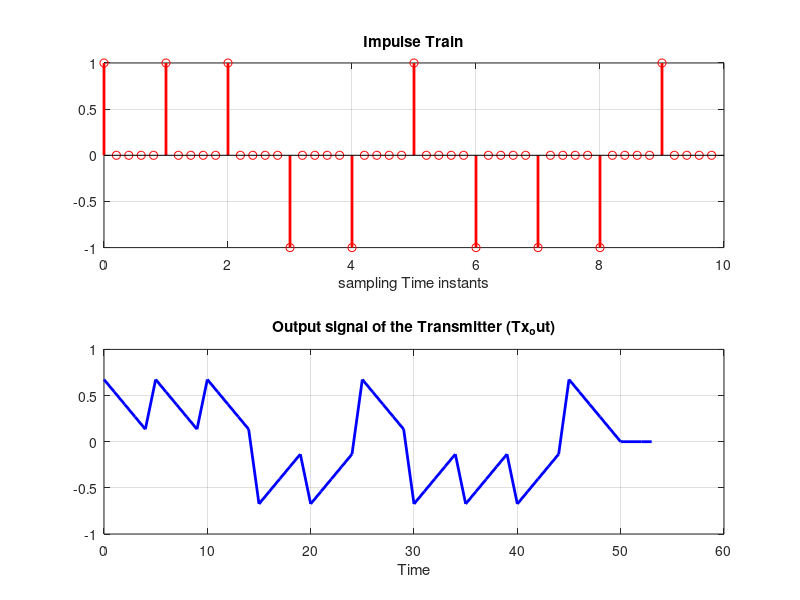
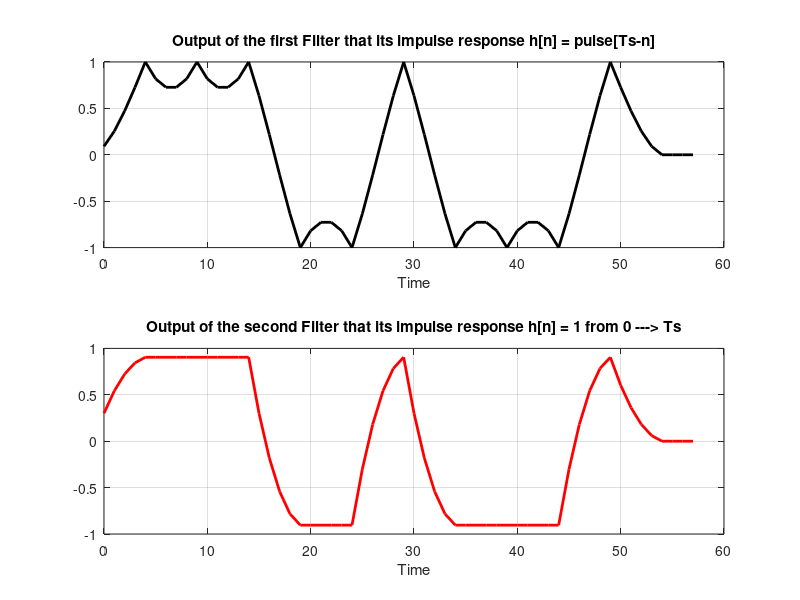
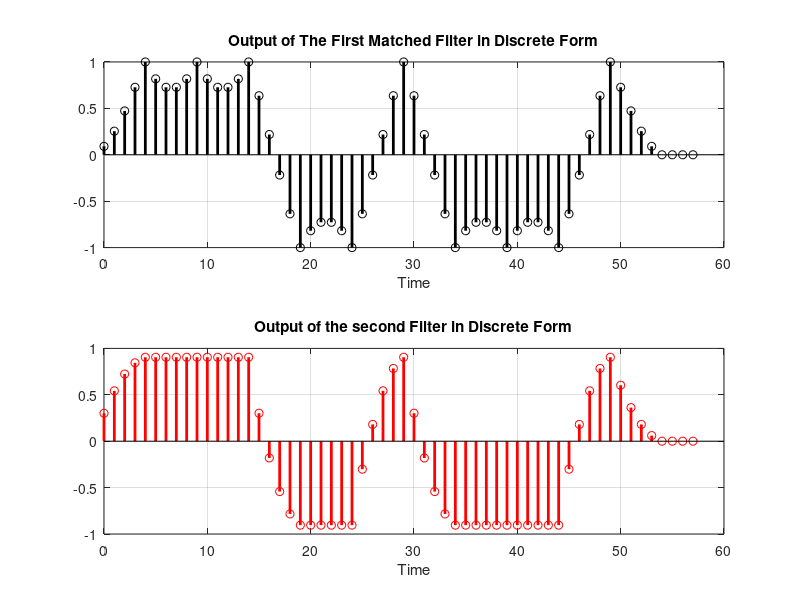
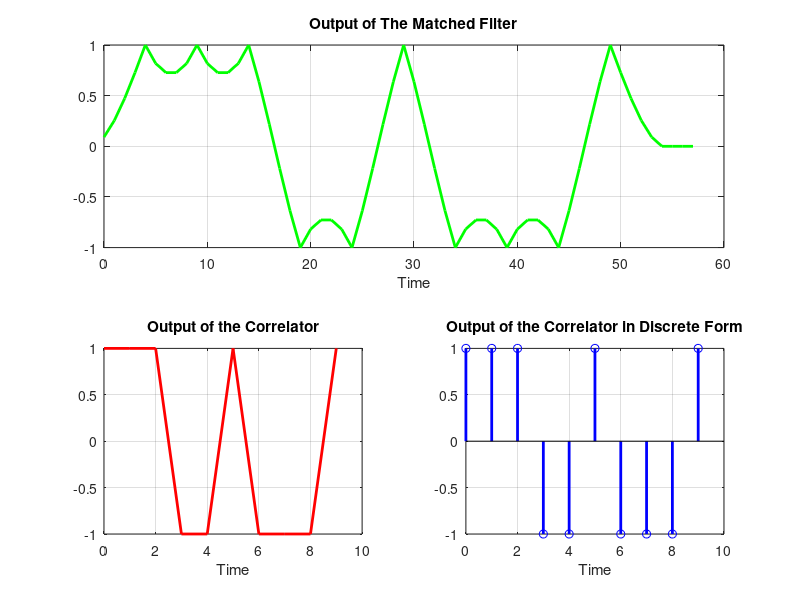

The MATLAB source for these figures, in order: (Note: this script raises an error after producing the figures.)
clc
clear
close all;

%% ------------------------Matched filter & correlator part-------------------------%%

Ts = 1;                        % it refer to the symbol duration Ts = 1 sec
% generation of pulse p[n] but divided over sqrt(55) to normalize it's energy 
pulse = [5 4 3 2 1]/sqrt(55);  
Number_of_bits = 10;           % this variable represent the number of the random bits that are generated
Data = randi([0 1] , 1 , Number_of_bits);    % array contain the random data bits (0 & 1)

Amplitude = 1;         % it refer to the amplitude of the impulse train 
PAM_signal = (2 * Data - 1) * Amplitude;      % This is the PAM sampling which represent (+Amplitude or -Amplitude) every Ts = 1 sec
impulse_train = upsample(PAM_signal,5);       % we upsample the input signal (PAM_signal) by inserting 4 zeros (5-1) in each symbol duration Ts 

Tx_out = conv(impulse_train,pulse);     % where Tx_out refer to the signal at the output of the transmitter 
% where the length(Tx_out) = length(impulse_train) + length(pulse) - 1     [According to the discrete convolution]

% For plotting, we will use the stem() function instead of the plot() function as stem() is specified for the discrete plotting
figure;
subplot(2,1,1);
stem((0:Ts/5:(length(impulse_train)-1)/5), impulse_train, 'r', 'LineWidth', 2);
title('Impulse Train');
xlabel('sampling Time instants');
grid on;

subplot(2,1,2);
plot(0:length(Tx_out)-1, Tx_out, 'b', 'LineWidth', 2);
title('Output signal of the Transmitter (Tx_out)');
xlabel('Time');
grid on;

%------------- Methods of filtering the Tx_out signal (2 Methods)------%

% First Method is by take Tx_out & apply convolution with impulse response of the Matched filter h[n] = Pulse[Ts - n]     (Matched Filter)

impulse_response_MF1 = fliplr(pulse);             % Matched filter impulse response
Rx_out1 = conv(Tx_out, impulse_response_MF1);      % Rx_out is the output signal of the matched filter

% second Method is by take Tx_out & apply convolution with impulse response of another filter h(t) = 1 from 0 --> Ts    (NOT Matched Filter)

impulse_response_MF2 = [1 1 1 1 1]/sqrt(5);       % First step we must normalize the impulse response to obtain unity energy
Rx_out2 = conv(Tx_out, impulse_response_MF2);

% we make subplotting to compare between the two outputs of two different filters (Rx_out1,Rx_out2)

figure;
subplot(2,1,1);
plot(0:length(Rx_out1)-1 , Rx_out1 , 'k', 'LineWidth', 2);        
title('Output of the first Filter that its impulse response h[n] = pulse[Ts-n]');
xlabel('Time');
grid on;

subplot(2,1,2);
plot(0:length(Rx_out2)-1, Rx_out2, 'r', 'LineWidth', 2);
title('Output of the second Filter that its impulse response h[n] = 1 from 0 ---> Ts');
xlabel('Time');
grid on;

figure;
subplot(2,1,1);
stem(0:length(Rx_out1)-1 , Rx_out1 , 'k', 'LineWidth', 2);
title('Output of The First Matched Filter in Discrete Form');
xlabel('Time');
grid on;

subplot(2,1,2);
stem(0:length(Rx_out2)-1, Rx_out2, 'r', 'LineWidth', 2);
title('Output of the second Filter in Discrete Form');
xlabel('Time');
grid on;

% Build the correlator & compare it's output with the output of the Matched Filter

correlator_out = zeros(1,length(Number_of_bits));  %the output signal of the correlator is the same length as the number of random bits generated 

j = 1;            % j variable is used to increment the index of correlator_out
for i = 1 : 5 : length(Tx_out)-5
        % Calculate the correlation for each segment (5 samples) of Tx_out and update correlator_out
        correlator_out(1,j) = sum( pulse .* Tx_out(1,i:i+4) );
        j = j + 1;
end

% plot the output of the correlator and compare it with the Matched Filter
figure;
subplot(2,2,[1 2]);
plot(0:length(Rx_out1)-1 , Rx_out1 , 'g', 'LineWidth', 2);
title('Output of The Matched Filter');
xlabel('Time');
grid on;

subplot(2,2,3);
plot(0:length(correlator_out)-1, correlator_out , 'r', 'LineWidth', 2);
title('Output of the Correlator');
xlabel('Time');
grid on;

subplot(2,2,4);
stem(0:length(correlator_out)-1, correlator_out , 'b', 'LineWidth', 2);
title('Output of the Correlator in Discrete Form');
xlabel('Time');
grid on;

%% ---------------------------------Noise Analysis part-------------------------- %%
%  a):
Number_of_bits = 10000;           % this variable represent the number of the random bits that are generated
pulse = [5 4 3 2 1]/sqrt(55);  
Data = randi([0 1] , 1 , Number_of_bits);    % array contain the random data bits (0 & 1)
Amplitude = 1;         % it refer to the amplitude of the impulse train 
PAM_signal = (2 * Data - 1) * Amplitude;      % This is the PAM sampling which represent (+Amplitude or -Amplitude) every Ts = 1 sec
impulse_train = upsample(PAM_signal,5);       % we upsample the input signal (PAM_signal) by inserting 4 zeros (5-1) in each symbol duration Ts 
Tx_out = conv(impulse_train,pulse);     % where Tx_out refer to the signal at the output of the transmitter 
impulse_response_MF1 = fliplr(pulse);             % Matched filter impulse response
impulse_response_MF2 = [5 5 5 5 5]/sqrt(125);       % First step we must normalize the impulse response to obtain unity energy

% b):
Gaussian_Noise = randn( 1,length(Tx_out) );  % generate gaussian white noise of zero mean and unity variance of length equal to that of transmitted signal

% c):
Noise_Variance = [1.585 1.25 1 0.794 0.631 0.501 0.3981 0.316 0.2511 0.1995 0.15845]  ;  % Variable to control gaussian noise variance value

% d):
BER_Simulated = zeros(2,length(Noise_Variance));
BER_Theoretical = zeros(1,length(Noise_Variance));
for j= 1 :length(Noise_Variance)
    Noisy_Tx_out = Tx_out + ( Gaussian_Noise * sqrt( Noise_Variance(j)/2 )) ;
    Rx_out1 = conv(Tx_out, impulse_response_MF1);      % Noisy_Rx_out1 is the output signal of the matched filter with noise added
    Noisy_Rx_out1 = conv(Noisy_Tx_out, impulse_response_MF1);      % Noisy_Rx_out1 is the output signal of the matched filter with noise added
    Noisy_Rx_out2 = conv(Noisy_Tx_out, impulse_response_MF2);
    Sampled_Output1 = zeros(1,Number_of_bits); %Samples Noisy_Rx_out1
    Sampled_Output2 = zeros(1,Number_of_bits); %Samples Noisy_Rx_out2

    Sampled_Output_Index = 1;
    for i= 5:5: (Number_of_bits*5)
        Sampled_Output1(Sampled_Output_Index ) = Noisy_Rx_out1(i);
        Sampled_Output2(Sampled_Output_Index ) = Noisy_Rx_out2(i);
        Sampled_Output_Index = Sampled_Output_Index + 1;
    end
    Number_Of_Errors = zeros(1,2);
    %Calculation Of BER
    for i = 1:Number_of_bits   
        if(PAM_signal(i) == 1 && Sampled_Output1(i) <=0 )
            Number_Of_Errors(1) = Number_Of_Errors(1) + 1;
        elseif(PAM_signal(i) == -1 && Sampled_Output1(i) >0 )
            Number_Of_Errors(1) = Number_Of_Errors(1) + 1;
        end 
        if(PAM_signal(i) == 1 && Sampled_Output2(i) <=0 )
            Number_Of_Errors(2) = Number_Of_Errors(2) + 1;
        elseif(PAM_signal(i) == -1 && Sampled_Output2(i) >0 )
            Number_Of_Errors(2) = Number_Of_Errors(2) + 1;
        end 
    end
    BER_Simulated(1,j) = Number_Of_Errors(1) / Number_of_bits  ;
    BER_Simulated(2,j) = Number_Of_Errors(2) / Number_of_bits  ;
    BER_Theoretical(1,j) = 0.5 * erfc(sqrt(1/Noise_Variance(j) ) ); 
end
  
%plotting BER vs SNR
figure;
SNR_DB=-2:length(Noise_Variance)-3;
semilogy(SNR_DB, BER_Simulated(1,:) ,'r', 'linewidth', 2)
hold on;
semilogy(SNR_DB, BER_Simulated(2,:),'b', 'linewidth', 2 )
hold on;
semilogy(SNR_DB, BER_Theoretical , 'g', 'linewidth', 2)
legend('Matched Filter','Ideal fitler','Theoretical Value')
grid on
xlabel('SNR Value in dB')
ylabel('BER Value')
title('Theoretical and Matched Filter and Ideal Filter BER vs SNR in dB ')

%% ***************** ISI and Raised cosine filter part*****************%%
% Parameters
numBits = 100;          % Number of bits
rolloff = [0,0,1,1];          % Roll-off factor
delay=[2,8,2,8];            %Delay introduced to filter coefficient
sps =5;       %Samples taken per symbol preferred large to increase resolution
Fs = 1;     %Sampling freq  where each bit is represented by a symbol

% Generate random bits
dataTx = randi([0,1],1,numBits)*2-1;  % Randomize bits to -1 or 1
dataTx_upsampled = upsample(dataTx,sps);

for i=1:4
    
    % Transmitter
        %Generating the filter coefficients 
            srrc = rcosine(Fs ,sps*Fs, 'sqrt' , rolloff(i), delay(i) );
        
       % Apply SRRC filter to the upsampled data by convolution
            txSig = conv(dataTx_upsampled, srrc);
        
        %Calculating the start of the main intended output     
        start = length(srrc)+1;
        
    % Eyediagram at A(transmitter)  
        eyediagram(txSig(start-1:end-start-sps-1),2*sps);
        xlabel('Time (samples)');
        title(['Filter output at A with rolloff and delay equal  ' num2str(rolloff(i)) ' & ' num2str(delay(i))]);
        
    % Receiver
        %Using the same filter srrc as the transmitter
            RxSig = conv(txSig,srrc);  
                 
        % Eyediagram at B(reciever)
           eyediagram(RxSig(start-1:end-start-sps-1),2*sps);
           xlabel('Time (samples)');
           title(['Filter output at B with rolloff and delay equal  ' num2str(rolloff(i)) ' & ' num2str(delay(i))]);

end
